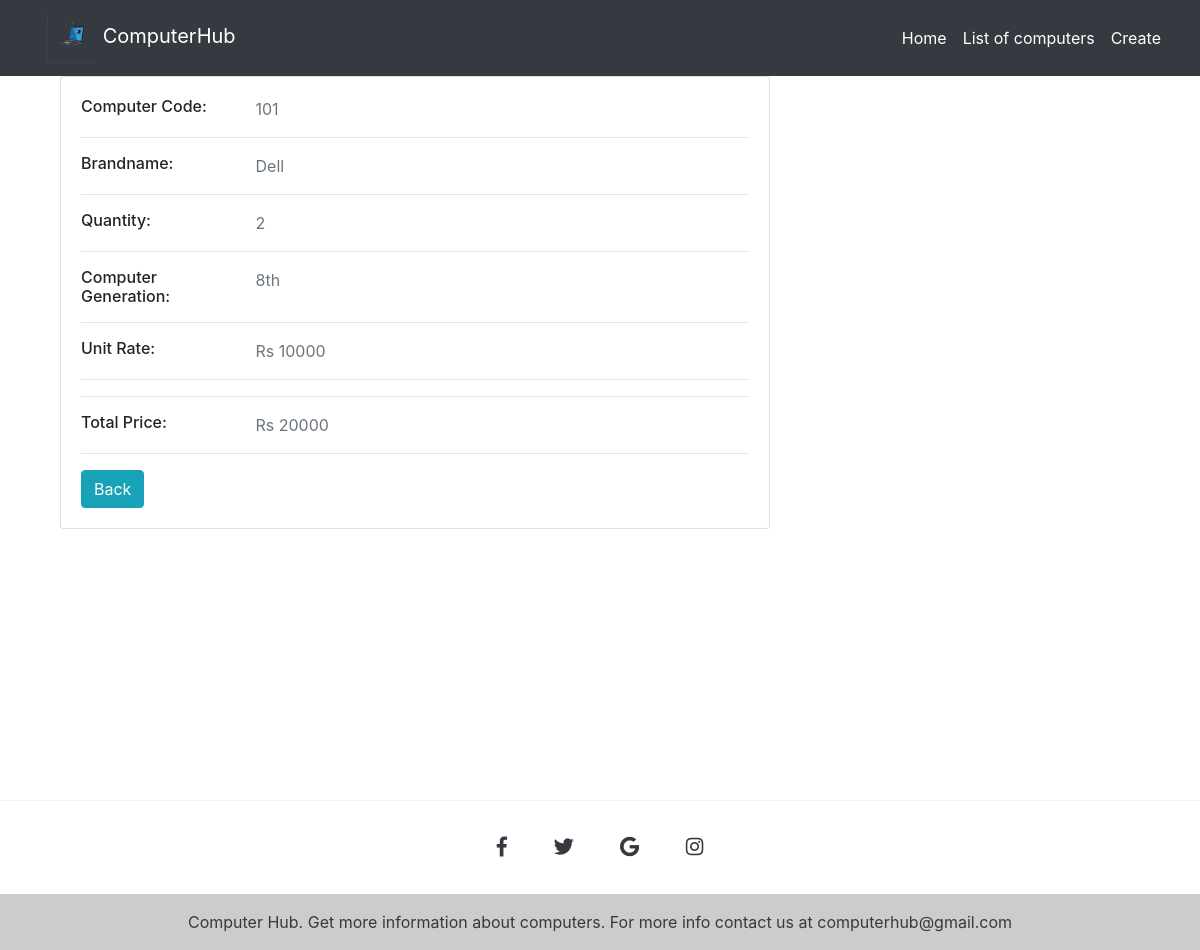
The page /individualdetail/9 on the database its author committed.
### computer/models.py (models this page shows, shortened)
class Computer(models.Model):
    computercode=models.IntegerField(unique=True)
    brandname = models.CharField(max_length=50, null=True, blank=True)
    quantity = models.IntegerField()
    computer=models.ForeignKey(ComputerSpecification,on_delete=models.CASCADE)
    unitrate = models.IntegerField()
    totalprice = models.IntegerField()

class ComputerSpecification(models.Model):
    generation = models.CharField(max_length=50)
    price_min = models.IntegerField(default=0)
    price_max = models.IntegerField(default=0)
    ram = models.IntegerField(default=0)
    brandname = models.ForeignKey(ComputerBrands, on_delete=models.CASCADE)

### computer/views.py (the view)
# urls.py: path('individualdetail/<int:pk>',IndividualDetailView.as_view(),name='individualdetail'),
class IndividualDetailView(DetailView):
    model = Computer
    template_name = 'individualdetail.html'
    def get_queryset(self):
        queryset = Computer.objects.all()
        return queryset

### computer/templates/individualdetail.html
{% extends 'base.html' %}
{% block content %}
<body style=" position: relative;
min-height: 100vh;">
  <div class="container">
    <div class="main-body">
      <div class="col-md-8">
        <div class="card mb-3">
          <div class="card-body">
            <div class="row">
              <div class="col-sm-3">
                <h6 class="mb-0">Computer Code:</h6>
              </div>
              <div class="col-sm-9 text-secondary">
                {{object.computercode}}
              </div>
            </div>
            <hr>
            <div class="row">
              <div class="col-sm-3">
                <h6 class="mb-0">Brandname:</h6>
              </div>
              <div class="col-sm-9 text-secondary">
                {{object.brandname}}
              </div>
            </div>
            <hr>
            <div class="row">
              <div class="col-sm-3">
                <h6 class="mb-0">Quantity:</h6>
              </div>
              <div class="col-sm-9 text-secondary">
                {{object.quantity}}
              </div>
            </div>
            <hr>
            <div class="row">
              <div class="col-sm-3">
                <h6 class="mb-0">Computer Generation:</h6>
              </div>
              <div class="col-sm-9 text-secondary">
                {{object.computer.generation}}
              </div>
            </div>
            <hr>
            <div class="row">
              <div class="col-sm-3">
                <h6 class="mb-0">Unit Rate:</h6>
              </div>
              <div class="col-sm-9 text-secondary">
                Rs {{object.unitrate}}
              </div>
            </div>
            <hr>
            <hr>
            <div class="row">
              <div class="col-sm-3">
                <h6 class="mb-0">Total Price:</h6>
              </div>
              <div class="col-sm-9 text-secondary">
                Rs {{object.totalprice}}
              </div>
            </div>
            <hr>
            <div class="row">
              <div class="col-sm-12">
                <a class="btn btn-info " href="{% url 'details' %}">Back</a>
              </div>
            </div>
          </div>
        </div>
      </div>
    </div>
  </div>
</body>
{% endblock %}

### computer/templates/navbar.html (style rules this page uses)
body { background: white; min-height: 200vh; }

### rows shown on the page
Computer: computercode "101", brandname "Dell", quantity "2", computer.generation "8th", unitrate "10000", totalprice "20000"
